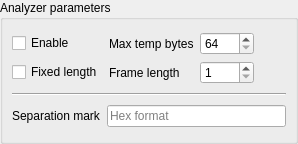
<?xml version="1.0" encoding="UTF-8"?>
<ui version="4.0">
 <class>FrameAnalyzer</class>
 <widget class="QWidget" name="FrameAnalyzer">
  <property name="geometry">
   <rect>
    <x>0</x>
    <y>0</y>
    <width>298</width>
    <height>144</height>
   </rect>
  </property>
  <property name="windowTitle">
   <string notr="true">Form</string>
  </property>
  <layout class="QGridLayout" name="gridLayout_3">
   <property name="leftMargin">
    <number>0</number>
   </property>
   <property name="topMargin">
    <number>0</number>
   </property>
   <property name="rightMargin">
    <number>0</number>
   </property>
   <property name="bottomMargin">
    <number>0</number>
   </property>
   <item row="0" column="0">
    <widget class="QGroupBox" name="groupBox">
     <property name="title">
      <string>Analyzer parameters</string>
     </property>
     <layout class="QGridLayout" name="gridLayout">
      <item row="0" column="0" colspan="2">
       <layout class="QGridLayout" name="gridLayout_2">
        <item row="1" column="0">
         <widget class="xToolsCheckBox" name="checkBoxFixedLength">
          <property name="text">
           <string>Fixed length</string>
          </property>
         </widget>
        </item>
        <item row="1" column="1">
         <widget class="QLabel" name="label_2">
          <property name="text">
           <string>Frame length</string>
          </property>
         </widget>
        </item>
        <item row="0" column="2">
         <widget class="xToolsSpinBox" name="spinBoxMaxTempBytes">
          <property name="minimum">
           <number>64</number>
          </property>
          <property name="maximum">
           <number>2048</number>
          </property>
         </widget>
        </item>
        <item row="0" column="0">
         <widget class="xToolsCheckBox" name="checkBoxEnable">
          <property name="text">
           <string>Enable</string>
          </property>
         </widget>
        </item>
        <item row="0" column="1">
         <widget class="QLabel" name="label">
          <property name="text">
           <string>Max temp bytes</string>
          </property>
         </widget>
        </item>
        <item row="1" column="2">
         <widget class="xToolsSpinBox" name="spinBoxFrameLength">
          <property name="minimum">
           <number>1</number>
          </property>
          <property name="maximum">
           <number>2048</number>
          </property>
         </widget>
        </item>
        <item row="0" column="3">
         <spacer name="horizontalSpacer">
          <property name="orientation">
           <enum>Qt::Orientation::Horizontal</enum>
          </property>
          <property name="sizeHint" stdset="0">
           <size>
            <width>40</width>
            <height>20</height>
           </size>
          </property>
         </spacer>
        </item>
       </layout>
      </item>
      <item row="1" column="0" colspan="2">
       <widget class="Line" name="line">
        <property name="orientation">
         <enum>Qt::Orientation::Horizontal</enum>
        </property>
       </widget>
      </item>
      <item row="2" column="0">
       <widget class="QLabel" name="label_3">
        <property name="text">
         <string>Separation mark</string>
        </property>
       </widget>
      </item>
      <item row="2" column="1">
       <widget class="xToolsLineEdit" name="lineEditSeparationMark">
        <property name="placeholderText">
         <string>Hex format</string>
        </property>
       </widget>
      </item>
     </layout>
    </widget>
   </item>
  </layout>
 </widget>
 <customwidgets>
  <customwidget>
   <class>xToolsCheckBox</class>
   <extends>QCheckBox</extends>
   <header location="global">xToolsCheckBox.h</header>
  </customwidget>
  <customwidget>
   <class>xToolsSpinBox</class>
   <extends>QSpinBox</extends>
   <header location="global">xToolsSpinBox.h</header>
  </customwidget>
  <customwidget>
   <class>xToolsLineEdit</class>
   <extends>QLineEdit</extends>
   <header location="global">xToolsLineEdit.h</header>
  </customwidget>
 </customwidgets>
 <resources/>
 <connections/>
</ui>
